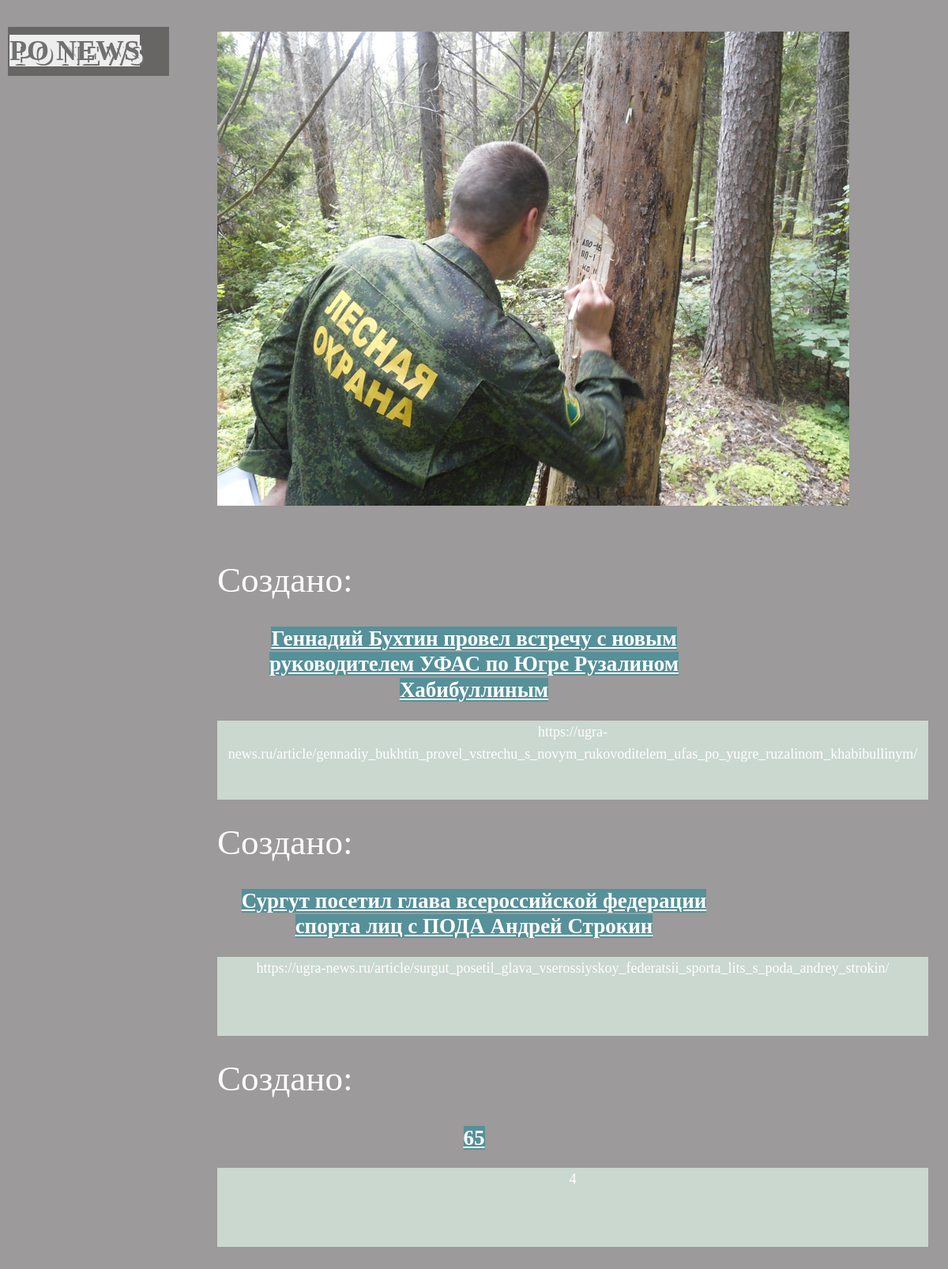
The page / on the database its author committed.
### my_app/models.py (models this page shows, shortened)
class Post(models.Model):
 author = models.ForeignKey('auth.User', on_delete=  models.CASCADE)
 title = models.CharField(max_length=200)
 text = models.TextField()
 created_date = models.DateTimeField(default=timezone.now)
 published_date = models.DateTimeField(blank=True, null=True)

### my_app/views.py (the view)
# urls.py: urlpatterns = [re_path(r'^$', views.post_list, name='post_list'),re_path(r'^post/new/$', views.post_new, name='post_new'),]
def post_list(request):
 posts = Post.objects.order_by('created_date')
 return render(request, 'my_app/post_list.html',
{'posts': posts})

### my_app/templates/my_app/post_list.html (shortened to what this page needs)
<html>
        {% load static %}
<head>
    <img src={% static "imgg/l.jpg" %}>
    <link rel="stylesheet" href="{% static 'css/app.css'%}">
</head>
<body>
    <div>
        <h1>
            <a1 href="/">PO NEWS</a1>
        </h1>
    </div>
    <br />
    <br />
    <div class="content container">
        <div class="row">
            <div class="col-md-8">
                {% for post in posts %}
                <div class="post">
                    <div class="date">
                        <p1>Создано: {{ post.сreated_date }}</p1>
                        <p2></div>
                    <h2>
                        <a href="">{{ post.title }}</a>
                    </h2>
                    <p>{{ post.text|linebreaksbr }}</p>
                </div>
                {% endfor %}
            </div>
        </div>
    </div>
</body>
</html>

### my_app/static/css/app.css (style rules this page uses)
body { margin:40px auto; max-width:650px; line-height:1.6; font-size:18px; color:#444; padding:0 10px; }
body { background: #9c9a9a;; color: #fff; }
h1 { position:absolute; top:10px; left:10px; background-color: #686565; padding:2px; width:200px; }
h2,h3 { line-height:1.2; text-align: center; }
a1 { background-color: #EEE; color: #707070; font-family: Times New Roman; width:500px; margin: 0 auto; text-transform: uppercase; text-shadow: 5px 5px 0px #EEE, 7px 7px 0px #707070; }
p, div.button { text-align: center; }
a { text-align: center; background: #569099; color: #fff; }
p { text-align: center; background: #cad8d0; width:900px; height: 100px; color: rgb(255, 255, 255); }
p1 { text-align: center; font-size: 250%; color: rgb(255, 255, 255); }

### rows shown on the page
Post: title "Геннадий Бухтин провел встречу с новым руководителем УФАС по Югре Рузалином Хабибуллиным", text "https://ugra-news.ru/article/gennadiy_bukhtin_provel_vstrechu_s_novym_rukovoditelem_ufas_po_yugre_ruzalinom_khabibullinym/"
Post: title "Сургут посетил глава всероссийской федерации спорта лиц с ПОДА Андрей Строкин", text "https://ugra-news.ru/article/surgut_posetil_glava_vserossiyskoy_federatsii_sporta_lits_s_poda_andrey_strokin/"
Post: title "65", text "4"
